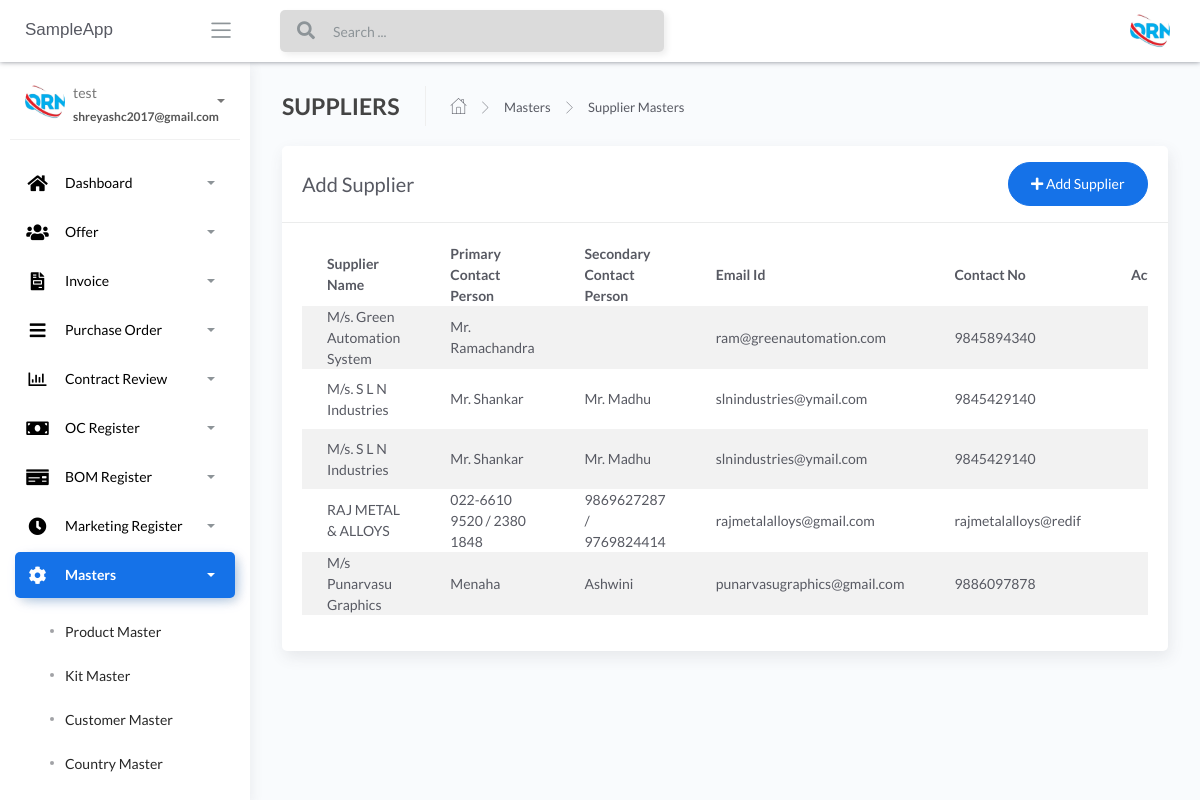
The page /Supplier-masters (signed in) on the database as committed earlier.
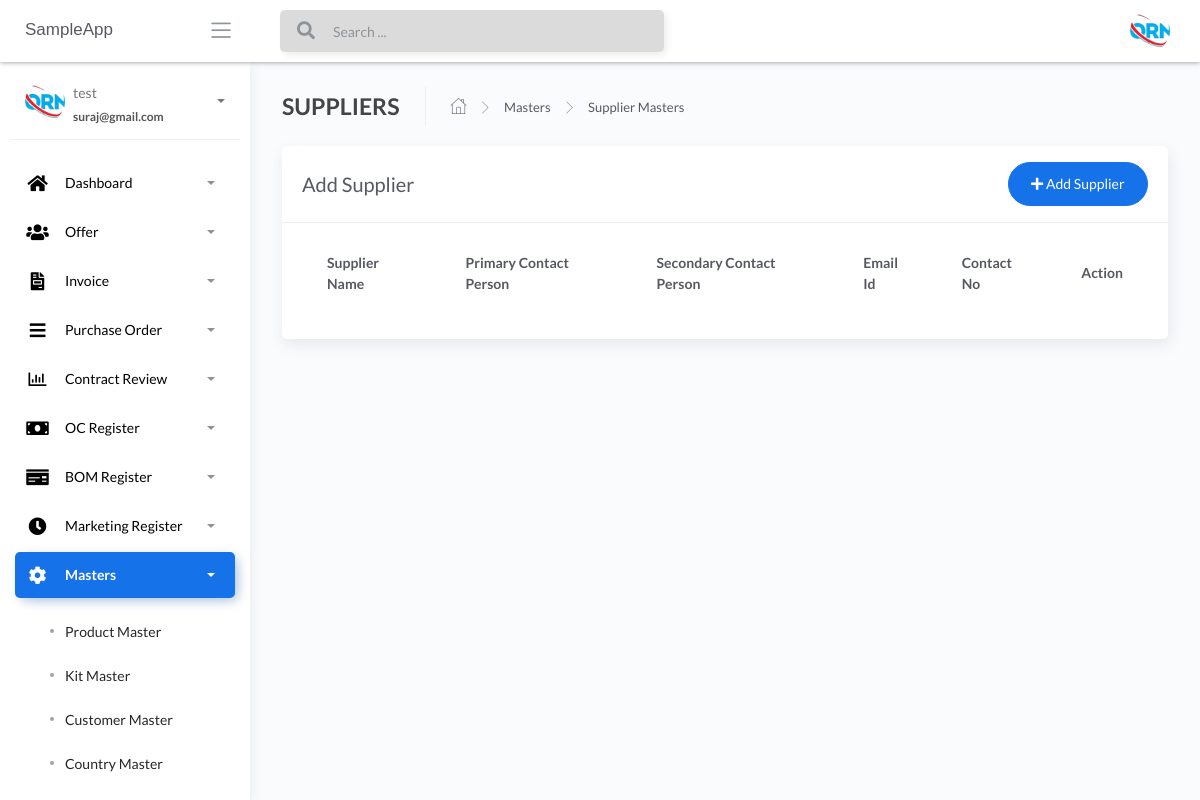
The same page on the database as committed later.
### apps/authentication/models.py (models this page shows, shortened)
class Users(db.Model, UserMixin):
    __tablename__ = 'Users'
    id = db.Column(db.Integer, primary_key=True)
    username = db.Column(db.String(64), unique=True)
    email = db.Column(db.String(64), unique=True)
    password = db.Column(db.LargeBinary)

### apps/home/models.py (models this page shows, shortened)
class SupplierMaster(db.Model):
    __tablename__ = "SupplierMaster"
    id = db.Column(db.Integer, primary_key=True)
    supplier_name = db.Column(db.String())
    supplier_primary_contact = db.Column(db.String())
    supplier_secondary_contact = db.Column(db.String())
    supplier_email_id = db.Column(db.String())
    supplier_contact_no = db.Column(db.String())
    supplier_country = db.Column(db.String())
    supplier_state = db.Column(db.String())
    supplier_city = db.Column(db.String())
    supplier_address = db.Column(db.String())
    supplier_gst_no = db.Column(db.String())
    supplier_pan = db.Column(db.String())

### apps/home/routes.py (the view)
@blueprint.route('/Supplier-masters', methods=['GET', 'POST'])
@login_required
def Supplier_masters():
    if request.method == 'GET':
        users = SupplierMaster.query.all()
        return render_template('home/Supplier-masters.html', users=users, segment='Supplier-masters')

### apps/__init__.py (called while the page is built)
def configure_database(app):
    @app.before_first_request
    def initialize_database():
        db.create_all()
    @app.teardown_request
    def shutdown_session(exception=None):
        db.session.remove()

### apps/authentication/models.py (called while the page is built)
@login_manager.user_loader
def user_loader(id):
    return Users.query.filter_by(id=id).first()

### apps/templates/home/Supplier-masters.html (shortened to what this page needs)
{% extends "layouts/base.html" %}
{% block content %}
	<div class="content">
		<div class="page-inner">
			<div class="page-header">
				<h4 class="page-title">SUPPLIERS</h4>
				<ul class="breadcrumbs">
					<li class="nav-home">
						<a href="#">
							<i class="flaticon-home"></i>
						</a>
					</li>
					<li class="separator">
						<i class="flaticon-right-arrow"></i>
					</li>
					<li class="nav-item">
						<a href="#">Masters</a>
					</li>
					<li class="separator">
						<i class="flaticon-right-arrow"></i>
					</li>
					<li class="nav-item">
						<a href="#">Supplier Masters</a>
					</li>
				</ul>
			</div>
			<div class="row">
				<div class="col-md-12">
					<div class="card">
						<div class="card-header">
							<div class="d-flex align-items-center">
								<h4 class="card-title">Add Supplier</h4>
							<a href="/add-supplier-master" class="ml-auto">
								<button class="btn btn-primary btn-round ml-auto" data-toggle="modal"
									data-target="#addRowModal">
									<i class="fa fa-plus"></i>
									Add Supplier
								</button>
							</a>
							</div>
						</div>
						<div class="card-body">
							<div class="table-responsive">
								<table id="add-row" class="display table table-striped table-hover" >
									<thead>
										<tr>
											<th>Supplier Name</th>
											<th>Primary Contact Person</th>
											<th>Secondary Contact Person</th>
											<th>Email Id</th>
											<th>Contact No</th>
											<th style="width: 10%">Action</th>
										</tr>
									</thead>
									<tbody>
										{% for user in users %}
											<tr
											{% if loop.index %2==0 %}
											{% else %}
											{% endif %}
											>
											<td>{{user.supplier_name}}</td>
											<td>{{user.supplier_primary_contact}}</td>
											<td>{{user.supplier_secondary_contact}}</td>
											<td>{{user.supplier_email_id}}</td>
											<td>{{user.supplier_contact_no}}</td>
											<td>
											<div class="form-button-action">
											<span style="font-size: 24px;color:green;">
											<a href="/{{user.id}}/editproduct" type="button" data-toggle="tooltip" title="" class="btn btn-link btn-primary btn-lg" data-original-title="Edit Task"> </a>
											</span>
											</div>
											</td>
										</tr>
									{% endfor %}
									</tbody>
								</table>
							</div>
						</div>
					</div>
				</div>
			</div>
		</div>
	</div>
{% endblock content %}

### apps/templates/includes/sidebar.html (shortened to what the changed rows need)
		<div class="sidebar sidebar-style-2" data-background-color="white">
			<div class="sidebar-wrapper scrollbar scrollbar-inner">
				<div class="sidebar-content">
				{% if current_user.is_authenticated %}
					<div class="user">
						<div class="avatar-sm float-left mr-2">
							<img src="/static/assets/img/logo.jpg" alt="..." class="avatar-img rounded-circle">
						</div>
						<div class="info">
							<a data-toggle="collapse" href="#collapseExample" aria-expanded="true">
								<span>
									{{ current_user.username }}
									<span class="user-level">
										{{ current_user.email }}
									</span>
									<span class="caret"></span>
								</span>
							</a>
						</div>
					</div>
					<ul class="nav nav-primary">
						<li class="nav-item {% if 'dashboard' in segment %} active {% endif %}">
							<a data-toggle="collapse" href="#dashboard" aria-expanded="false">
								<i style="color:black;" class="fas fa-home"></i>
								<p style="color:black;">Dashboard</p>
								<span class="caret"></span>
							</a>
						</li>
						<li class="nav-item {% if 'offer-' in segment %} active {% endif %}">
							<a data-toggle="collapse" href="#base">
								<i  style="color:black;" class="fas fa-users"></i>
								<p  style="color:black;">Offer</p>
								<span class="caret"></span>
							</a>
						</li>
						<li class="nav-item {% if 'invoice' in segment %} active {% endif %}">
							<a data-toggle="collapse" href="#invoice">
								<i  style="color:black;" class="fas fa-file-invoice"></i>
								<p  style="color:black;">Invoice</p>
								<span class="caret"></span>
							</a>
						</li>
						<li class="nav-item {% if 'purchaseorder' in segment %} active {% endif %}">
							<a data-toggle="collapse" href="#purchaseorder">
								<i  style="color:black;" class="fas fa-bars"></i>
								<p  style="color:black;">Purchase Order</p>
								<span class="caret"></span>
							</a>
						</li>
						<li class="nav-item {% if 'contractreview' in segment %} active {% endif %}">
							<a data-toggle="collapse" href="#contractreview">
								<i  style="color:black;" class="far fa-chart-bar"></i>
								<p  style="color:black;">Contract Review</p>
								<span class="caret"></span>
							</a>
						</li>
						<li class="nav-item {% if 'OcRegister' in segment %} active {% endif %}">
							<a data-toggle="collapse" href="#OcRegister">
								<i  style="color:black;" class="fas fa-money-bill"></i>
								<p  style="color:black;">OC Register</p>
								<span class="caret"></span>
							</a>
						</li>
						<li class="nav-item {% if 'BOMRegister' in segment %} active {% endif %}">
							<a data-toggle="collapse" href="#BOMRegister">
								<i  style="color:black;" class="fas fa-money-check"></i>
								<p  style="color:black;">BOM Register</p>
								<span class="caret"></span>
							</a>
						</li>
						<li class="nav-item {% if 'MarketingRegister' in segment %} active {% endif %}">
							<a data-toggle="collapse" href="#MarketingRegister">
								<i  style="color:black;" class="fas fa-clock"></i>
								<p  style="color:black;">Marketing Register</p>
								<span class="caret"></span>
							</a>
						</li>
						<li class="nav-item {% if 'masters' in segment %} active {% endif %}">
							<a data-toggle="collapse" href="#masters">
								<i  style="color:black;" class="fas fa-cog fa-spin"></i>
								<p  style="color:black;">Masters</p>
								<span class="caret"></span>
							</a>
							<div class="collapse {% if 'masters' in segment %} show {% endif %}" id="masters">
								<ul class="nav nav-collapse">
									<li class="{% if 'Product-masters' in segment %} active {% endif %}">
										<a href="/Product-masters">
											<span  style="color:black;" class="sub-item">Product Master</span>
										</a>
									</li>
									<li class="{% if 'Kit-masters' in segment %} active {% endif %}">
										<a href="/Kit-masters">
											<span  style="color:black;"class="sub-item">Kit Master</span>
										</a>
									</li>
									<li class="{% if 'Customer-masters' in segment %} active {% endif %}">
										<a href="/Customer-masters">
											<span  style="color:black;" class="sub-item">Customer Master</span>
										</a>
									</li>
									<li class="{% if 'Country-masters' in segment %} active {% endif %}">
										<a href="/Country-masters">
											<span  style="color:black;" class="sub-item">Country Master</span>
										</a>
									</li>
									<li class="{% if 'State-masters' in segment %} active {% endif %}">
										<a href="/State-masters">
										</a>
									</li>
								</ul>
							</div>
						</li>
					</ul>
				{% endif %}
				</div>
			</div>
		</div>

Rows that differ between the two databases and show on the page:
removed SupplierMaster: supplier_name "M/s. Green Automation System", supplier_primary_contact "Mr. Ramachandra", supplier_email_id "ram@greenautomation.com", supplier_contact_no "9845894340"
removed SupplierMaster: supplier_name "M/s. S L N Industries", supplier_primary_contact "Mr. Shankar", supplier_secondary_contact "Mr. Madhu", supplier_email_id "slnindustries@ymail.com", supplier_contact_no "9845429140"
removed SupplierMaster: supplier_name "M/s. S L N Industries", supplier_primary_contact "Mr. Shankar", supplier_secondary_contact "Mr. Madhu", supplier_email_id "slnindustries@ymail.com", supplier_contact_no "9845429140"
removed SupplierMaster: supplier_name "RAJ METAL & ALLOYS", supplier_primary_contact "022-6610 9520 / 2380 1848", supplier_secondary_contact "9869627287 / 9769824414", supplier_email_id "rajmetalalloys@gmail.com", supplier_contact_no "rajmetalalloys@redif"
removed SupplierMaster: supplier_name "M/s Punarvasu Graphics", supplier_primary_contact "Menaha", supplier_secondary_contact "Ashwini", supplier_email_id "punarvasugraphics@gmail.com", supplier_contact_no "9886097878"
changed Users "test": email "shreyashc2017@gmail.com" → "suraj@gmail.com"
